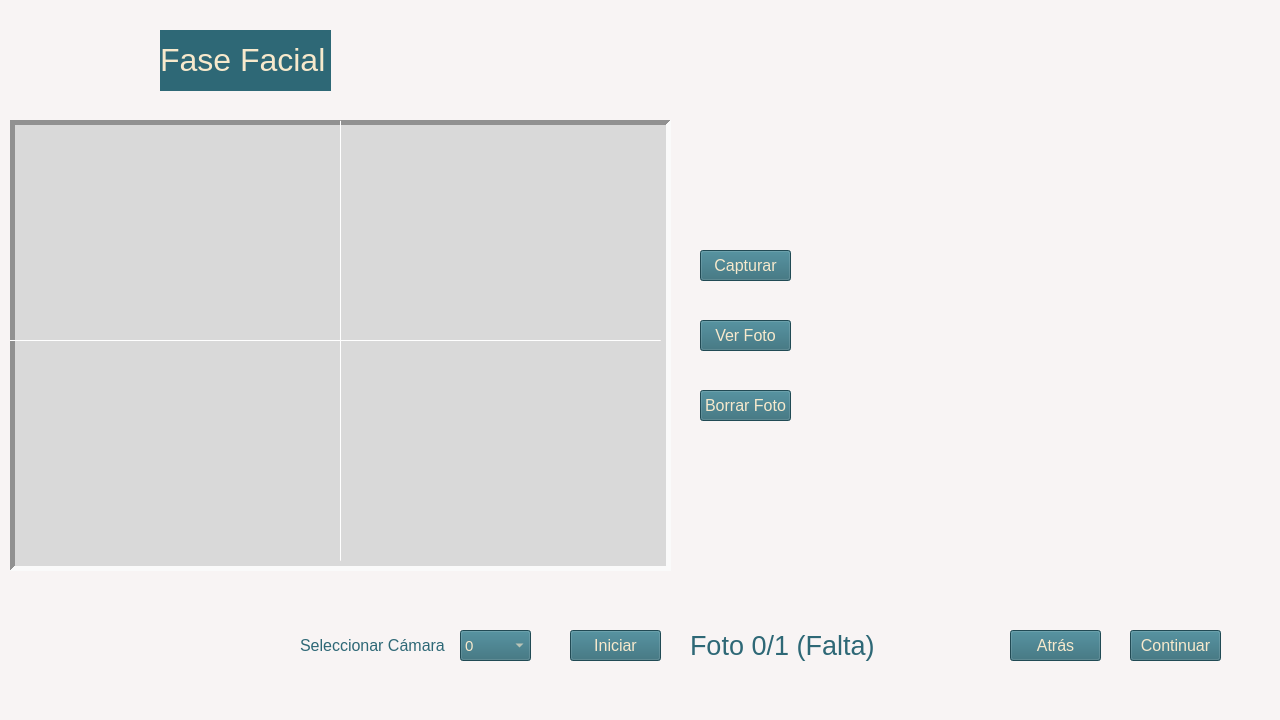
<?xml version="1.0" encoding="UTF-8"?>
<ui version="4.0">
 <class>MainWindow</class>
 <widget class="QMainWindow" name="MainWindow">
  <property name="enabled">
   <bool>true</bool>
  </property>
  <property name="geometry">
   <rect>
    <x>0</x>
    <y>0</y>
    <width>1280</width>
    <height>720</height>
   </rect>
  </property>
  <property name="windowTitle">
   <string>Toma Facial</string>
  </property>
  <property name="styleSheet">
   <string notr="true">background-color: rgb(248, 244, 244);</string>
  </property>
  <widget class="QWidget" name="centralwidget">
   <widget class="QLabel" name="camara">
    <property name="geometry">
     <rect>
      <x>10</x>
      <y>120</y>
      <width>661</width>
      <height>451</height>
     </rect>
    </property>
    <property name="styleSheet">
     <string notr="true">background-color: rgb(217, 217, 217);</string>
    </property>
    <property name="frameShape">
     <enum>QFrame::Panel</enum>
    </property>
    <property name="frameShadow">
     <enum>QFrame::Sunken</enum>
    </property>
    <property name="lineWidth">
     <number>5</number>
    </property>
    <property name="text">
     <string/>
    </property>
   </widget>
   <widget class="QPushButton" name="b_Capturar">
    <property name="geometry">
     <rect>
      <x>700</x>
      <y>250</y>
      <width>91</width>
      <height>31</height>
     </rect>
    </property>
    <property name="font">
     <font>
      <pointsize>12</pointsize>
     </font>
    </property>
    <property name="cursor">
     <cursorShape>PointingHandCursor</cursorShape>
    </property>
    <property name="styleSheet">
     <string notr="true">color: rgb(247, 233, 204);
background-color: rgb(46, 104, 118);</string>
    </property>
    <property name="text">
     <string>Capturar</string>
    </property>
   </widget>
   <widget class="QPushButton" name="b_Ver">
    <property name="enabled">
     <bool>true</bool>
    </property>
    <property name="geometry">
     <rect>
      <x>700</x>
      <y>320</y>
      <width>91</width>
      <height>31</height>
     </rect>
    </property>
    <property name="font">
     <font>
      <pointsize>12</pointsize>
     </font>
    </property>
    <property name="cursor">
     <cursorShape>PointingHandCursor</cursorShape>
    </property>
    <property name="styleSheet">
     <string notr="true">color: rgb(247, 233, 204);
selection-background-color: rgb(87, 166, 200);
background-color: rgb(46, 104, 118);</string>
    </property>
    <property name="text">
     <string>Ver Foto</string>
    </property>
   </widget>
   <widget class="QPushButton" name="b_Cancelar">
    <property name="geometry">
     <rect>
      <x>1010</x>
      <y>630</y>
      <width>91</width>
      <height>31</height>
     </rect>
    </property>
    <property name="font">
     <font>
      <pointsize>12</pointsize>
     </font>
    </property>
    <property name="cursor">
     <cursorShape>PointingHandCursor</cursorShape>
    </property>
    <property name="styleSheet">
     <string notr="true">color: rgb(247, 233, 204);
background-color: rgb(46, 104, 118);</string>
    </property>
    <property name="text">
     <string>Atrás</string>
    </property>
   </widget>
   <widget class="QPushButton" name="b_Iniciar">
    <property name="geometry">
     <rect>
      <x>570</x>
      <y>630</y>
      <width>91</width>
      <height>31</height>
     </rect>
    </property>
    <property name="font">
     <font>
      <pointsize>12</pointsize>
     </font>
    </property>
    <property name="cursor">
     <cursorShape>PointingHandCursor</cursorShape>
    </property>
    <property name="styleSheet">
     <string notr="true">color: rgb(247, 233, 204);
background-color: rgb(46, 104, 118);</string>
    </property>
    <property name="text">
     <string>Iniciar</string>
    </property>
   </widget>
   <widget class="QLabel" name="label">
    <property name="geometry">
     <rect>
      <x>160</x>
      <y>30</y>
      <width>171</width>
      <height>61</height>
     </rect>
    </property>
    <property name="font">
     <font>
      <pointsize>17</pointsize>
     </font>
    </property>
    <property name="styleSheet">
     <string notr="true">color: rgb(0, 68, 91);
background-color: rgb(46, 104, 118);</string>
    </property>
    <property name="text">
     <string>&lt;html&gt;&lt;head/&gt;&lt;body&gt;&lt;p&gt;&lt;span style=&quot; font-size:24pt; color:#f7e9cc;&quot;&gt;Fase Facial&lt;/span&gt;&lt;/p&gt;&lt;/body&gt;&lt;/html&gt;</string>
    </property>
   </widget>
   <widget class="QComboBox" name="N_Camara">
    <property name="geometry">
     <rect>
      <x>460</x>
      <y>630</y>
      <width>71</width>
      <height>31</height>
     </rect>
    </property>
    <property name="font">
     <font>
      <pointsize>11</pointsize>
     </font>
    </property>
    <property name="cursor">
     <cursorShape>PointingHandCursor</cursorShape>
    </property>
    <property name="styleSheet">
     <string notr="true">color: rgb(247, 233, 204);
background-color: rgb(46, 104, 118);</string>
    </property>
    <item>
     <property name="text">
      <string>0</string>
     </property>
    </item>
    <item>
     <property name="text">
      <string>1</string>
     </property>
    </item>
    <item>
     <property name="text">
      <string>2</string>
     </property>
    </item>
   </widget>
   <widget class="QLabel" name="label_2">
    <property name="geometry">
     <rect>
      <x>300</x>
      <y>630</y>
      <width>151</width>
      <height>31</height>
     </rect>
    </property>
    <property name="font">
     <font>
      <pointsize>12</pointsize>
     </font>
    </property>
    <property name="styleSheet">
     <string notr="true">color: rgb(46, 104, 118);</string>
    </property>
    <property name="text">
     <string>Seleccionar Cámara</string>
    </property>
   </widget>
   <widget class="QPushButton" name="b_Continuar">
    <property name="geometry">
     <rect>
      <x>1130</x>
      <y>630</y>
      <width>91</width>
      <height>31</height>
     </rect>
    </property>
    <property name="font">
     <font>
      <pointsize>12</pointsize>
     </font>
    </property>
    <property name="cursor">
     <cursorShape>PointingHandCursor</cursorShape>
    </property>
    <property name="styleSheet">
     <string notr="true">color: rgb(247, 233, 204);
background-color: rgb(46, 104, 118);</string>
    </property>
    <property name="text">
     <string>Continuar</string>
    </property>
   </widget>
   <widget class="QPushButton" name="b_Borrar">
    <property name="geometry">
     <rect>
      <x>700</x>
      <y>390</y>
      <width>91</width>
      <height>31</height>
     </rect>
    </property>
    <property name="font">
     <font>
      <pointsize>12</pointsize>
     </font>
    </property>
    <property name="cursor">
     <cursorShape>PointingHandCursor</cursorShape>
    </property>
    <property name="styleSheet">
     <string notr="true">color: rgb(247, 233, 204);
background-color: rgb(46, 104, 118);</string>
    </property>
    <property name="text">
     <string>Borrar Foto</string>
    </property>
   </widget>
   <widget class="QLabel" name="Listo">
    <property name="geometry">
     <rect>
      <x>690</x>
      <y>630</y>
      <width>301</width>
      <height>31</height>
     </rect>
    </property>
    <property name="font">
     <font>
      <pointsize>11</pointsize>
     </font>
    </property>
    <property name="styleSheet">
     <string notr="true">color: rgb(46, 104, 118);</string>
    </property>
    <property name="text">
     <string>&lt;html&gt;&lt;head/&gt;&lt;body&gt;&lt;p&gt;&lt;span style=&quot; font-size:20pt;&quot;&gt;Foto 0/1 (Falta)&lt;/span&gt;&lt;/p&gt;&lt;/body&gt;&lt;/html&gt;</string>
    </property>
   </widget>
   <widget class="Line" name="line">
    <property name="geometry">
     <rect>
      <x>340</x>
      <y>120</y>
      <width>1</width>
      <height>441</height>
     </rect>
    </property>
    <property name="orientation">
     <enum>Qt::Vertical</enum>
    </property>
   </widget>
   <widget class="Line" name="line_2">
    <property name="geometry">
     <rect>
      <x>10</x>
      <y>340</y>
      <width>651</width>
      <height>1</height>
     </rect>
    </property>
    <property name="orientation">
     <enum>Qt::Horizontal</enum>
    </property>
   </widget>
   <widget class="QLabel" name="label_3">
    <property name="geometry">
     <rect>
      <x>-20</x>
      <y>30</y>
      <width>431</width>
      <height>61</height>
     </rect>
    </property>
    <property name="text">
     <string/>
    </property>
    <property name="pixmap">
     <pixmap>imagenes/franja.png</pixmap>
    </property>
    <property name="scaledContents">
     <bool>true</bool>
    </property>
   </widget>
   <widget class="QLabel" name="katerine">
    <property name="geometry">
     <rect>
      <x>820</x>
      <y>140</y>
      <width>400</width>
      <height>425</height>
     </rect>
    </property>
    <property name="text">
     <string/>
    </property>
    <property name="pixmap">
     <pixmap>imagenes/boton.png</pixmap>
    </property>
    <property name="scaledContents">
     <bool>true</bool>
    </property>
   </widget>
   <zorder>camara</zorder>
   <zorder>b_Capturar</zorder>
   <zorder>b_Ver</zorder>
   <zorder>b_Cancelar</zorder>
   <zorder>b_Iniciar</zorder>
   <zorder>N_Camara</zorder>
   <zorder>label_2</zorder>
   <zorder>b_Continuar</zorder>
   <zorder>b_Borrar</zorder>
   <zorder>Listo</zorder>
   <zorder>line</zorder>
   <zorder>line_2</zorder>
   <zorder>label_3</zorder>
   <zorder>label</zorder>
   <zorder>katerine</zorder>
  </widget>
  <widget class="QMenuBar" name="menubar">
   <property name="geometry">
    <rect>
     <x>0</x>
     <y>0</y>
     <width>1280</width>
     <height>21</height>
    </rect>
   </property>
  </widget>
 </widget>
 <tabstops>
  <tabstop>N_Camara</tabstop>
  <tabstop>b_Iniciar</tabstop>
  <tabstop>b_Capturar</tabstop>
  <tabstop>b_Ver</tabstop>
  <tabstop>b_Borrar</tabstop>
  <tabstop>b_Cancelar</tabstop>
  <tabstop>b_Continuar</tabstop>
 </tabstops>
 <resources/>
 <connections/>
</ui>
